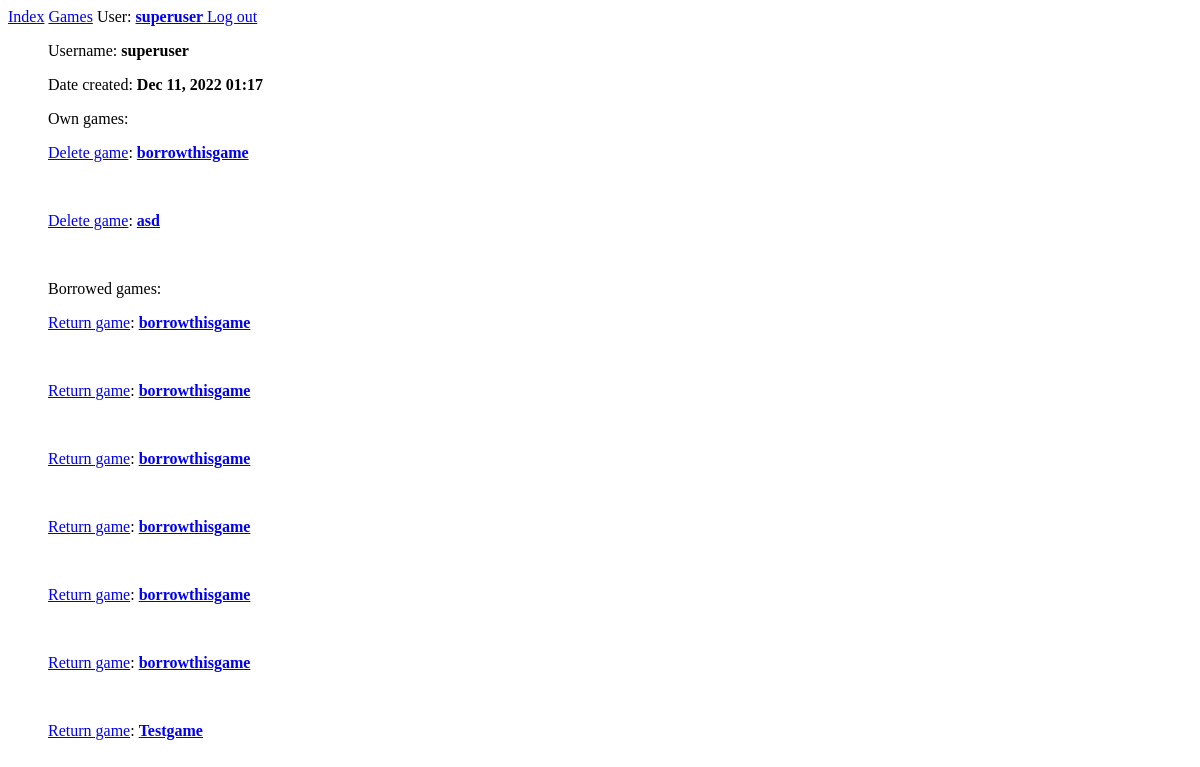
/accounts/profile/ (signed in), run on an earlier commit of the app's database.
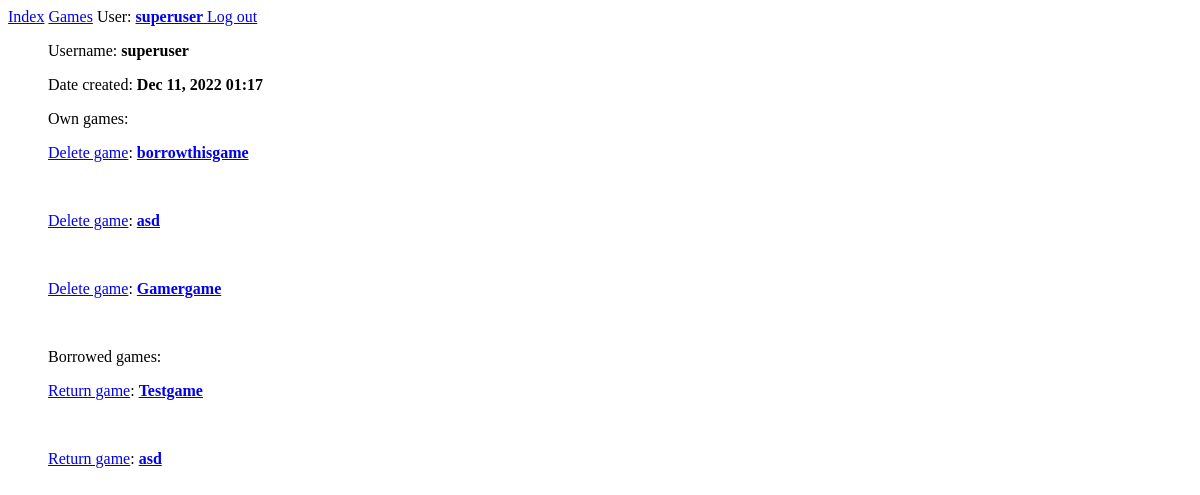
And on a later commit of the database.
### gamers_app/models.py (models this page shows, shortened)
class Game(models.Model):
	owner = models.ForeignKey(User, on_delete = models.CASCADE, default = 3)
	name = models.CharField(max_length = 100)
	genre = models.CharField(max_length = 100)
	developer = models.CharField(max_length = 100)
	year_published = models.IntegerField(default = datetime.date.today().year)
	date_added = models.DateTimeField(auto_now_add = True)
	date_modified = models.DateTimeField(auto_now = True)

class Borrow(models.Model):
	game = models.ForeignKey(Game, on_delete = models.CASCADE)
	borrower = models.ForeignKey(User, on_delete = models.CASCADE, default = 3)
	currentstatus = models.BooleanField(default = False)
	notes = models.CharField(max_length = 400, blank = True)
	date_added = models.DateTimeField(auto_now_add = True)
	date_modified = models.DateTimeField(auto_now = True)

### gamers_app/views.py (the view)
# urls.py: path("accounts/profile/", views.profile, name = "profile"),
@login_required
def profile(request):
	userprofile = Profile.objects.filter(user = request.user)
	borrow = Borrow.objects.filter(borrower = request.user, currentstatus = True).order_by("-date_modified")
	games = Game.objects.filter(owner = request.user).order_by("id")
	context = {"userprofile":userprofile, "borrow":borrow, "games":games}
	return render(request, "gamers/profile.html", context)

### gamers_app/templates/gamers/profile.html
{% extends "gamers/base.html" %}
{% block content %}
<ul>Username: <b>{{ user.username }}</b> </ul>
<ul>Date created: <b> {{ user.date_joined|date:"M d, Y H:i" }} </b></ul>
<ul>Own games:
	{% for sg in games %}
		<p>
			<a href="{% url 'gamers:delete' sg.id %}">Delete game</a>:
			<a href="{%url 'gamers:gameborrow' sg.id%}"><b>{{ sg.name }}</b></a>
		</p><br>
	{% empty %}
		<p>You have no games</p>
	{% endfor %}
</ul>
<ul>Borrowed games:
	{% for sb in borrow %}
		<p>
			<a href="{% url 'gamers:edit_borrow' sb.id%}">Return game</a>:
			<a href="{%url 'gamers:gameborrow' sb.game.id%}"><b>{{ sb.game.name }}</b></a>
		</p><br>
	{% empty %}
		<p>You have no borrows currently</p>
	{% endfor %}
</ul>
{% endblock content %}

What changed in the data, as far as the page shows it:
no longer on this page (row edited): Borrow: game.name "borrowthisgame"
no longer on this page (row edited): Borrow: game.name "borrowthisgame"
no longer on this page (row edited): Borrow: game.name "borrowthisgame"
no longer on this page (row edited): Borrow: game.name "borrowthisgame"
no longer on this page (row edited): Borrow: game.name "borrowthisgame"
no longer on this page (row edited): Borrow: game.name "borrowthisgame"
added Game: name "Gamergame"
added Borrow: game.name "asd"
